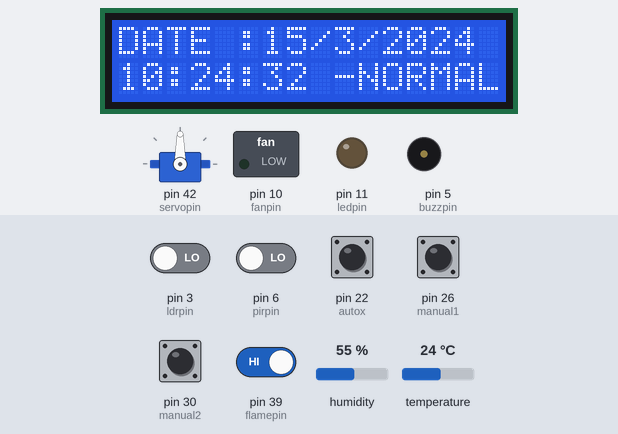
Bench run of a sketch on a simulated Arduino Mega 2560, built with avr-gcc and run on an emulated ATmega2560. Parts: servo, 16×2 character LCD, switched loads named in the sketch (green lamp = pin HIGH), output pins drawn as LEDs (lit = HIGH), buzzer (waves = sounding, pin HIGH). The inputs (shaded band) are chosen by the test bench; at power-on: pin 22 (autox), pin 26 (manual1), pin 30 (manual2), pin 39 (flamepin) HIGH, pin 3 (ldrpin), pin 6 (pirpin) LOW, temperature 24 °C, humidity 55 %. The local clock reads 2024-03-15 10:24:30 at power-on unless the sketch sets it; what the sketch prints to the serial monitor is not drawn.

Above: at 3.2 s.
3.3 s: pin 6 (pirpin) driven HIGH
At 11.5 s:
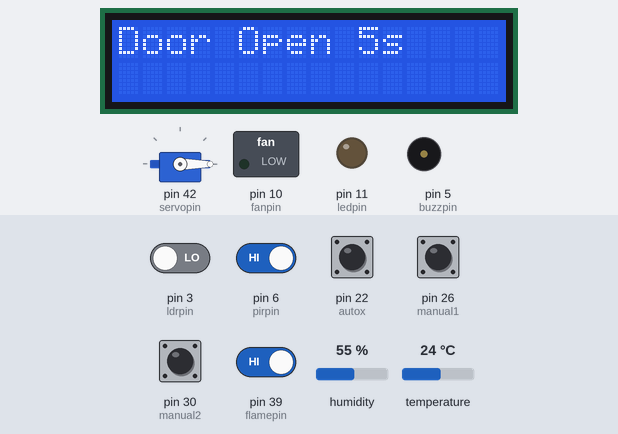
12.7 s: temperature set to 29 °C
At 16.7 s:
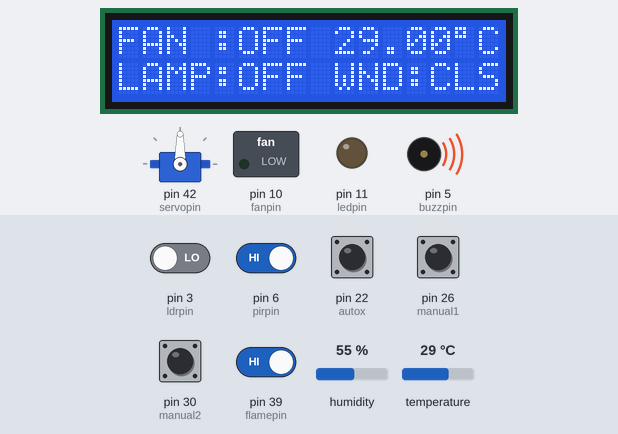
22.9 s: temperature set to 32 °C
At 29.9 s:
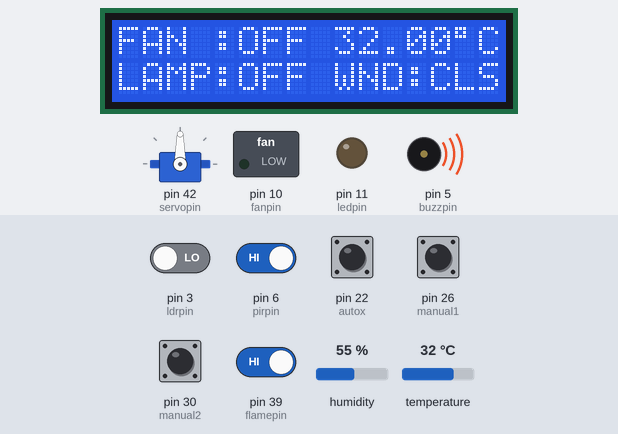
31.5 s: pin 3 (ldrpin) driven HIGH
At 38.1 s:
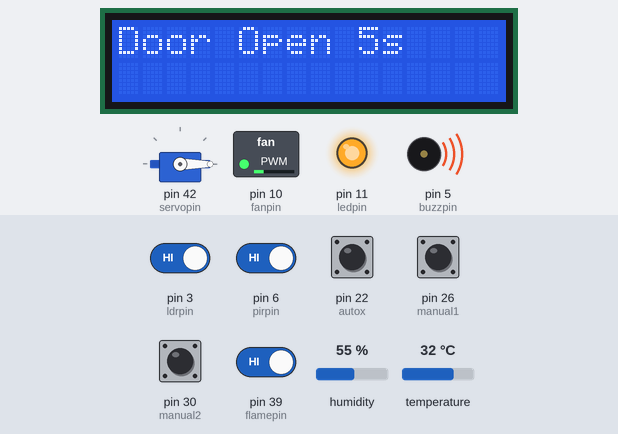
41.7 s: pin 30 (manual2) pulled LOW for 1.6 s
At 44.0 s:
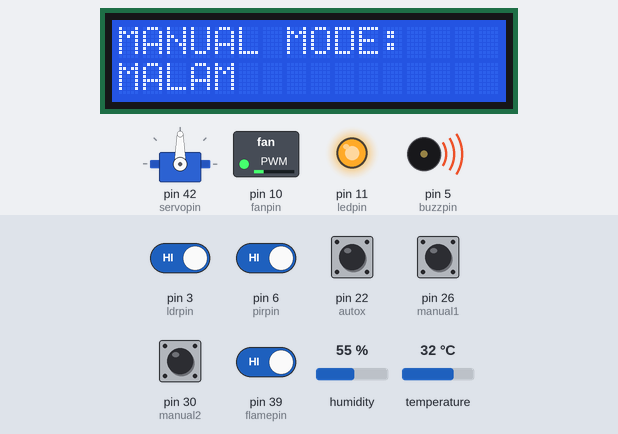
48.3 s: pin 39 (flamepin) driven LOW
At 55.7 s:
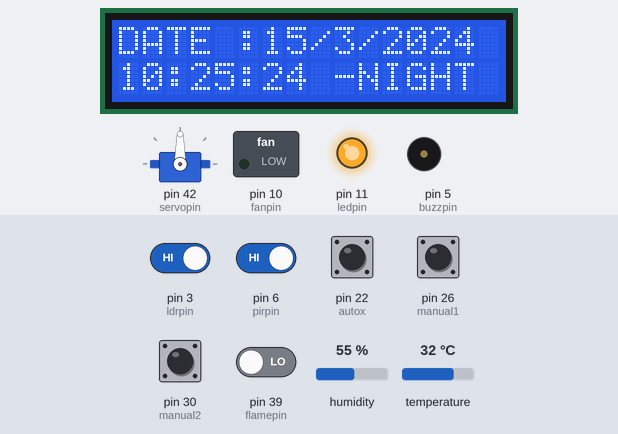
Timing chart, 0 to 57.2 s (numbered marks = the images above; inputs shaded):
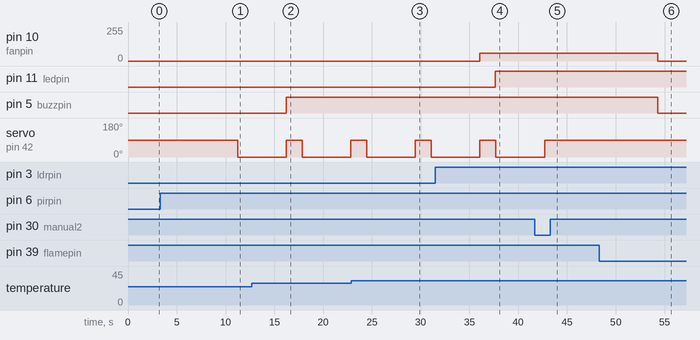

Measured:
- after the input at 3.3 s, pin 5 (buzzpin): stays LOW (without the input it goes to HIGH after 7.9 s); servo on pin 42 (servopin): 90° → 0° after 7.9 s; the display: first differs from a run without the input after 7.9 s (image 1)
- after the input at 31.5 s, pin 11 (ledpin): LOW → HIGH after 6.2 s
- after the input at 41.7 s, servo on pin 42 (servopin): goes on until 42.7 s, then stays 90°; the display: changes after 1.0 s (image 5)
- after the input at 48.3 s, pin 5 (buzzpin): HIGH → LOW after 6.0 s
- what the display in image 2 shows lasts 0.5 s, from 16.3 s to 16.8 s
- what the display in image 6 shows lasts 1.0 s, from 54.9 s to 55.9 s

The sketch:

smart_class.ino
```cpp
#include "pinku.h"
#include <Servo.h>
#include <LiquidCrystal_I2C.h>
#include <Wire.h>
#include "DHT.h"
#include "RTClib.h"

//Mode Selected
#define btnAuto digitalRead(autox)
#define btnManual1 digitalRead(manual1)
#define btnManual2 digitalRead(manual2)

RTC_DS3231 rtc;
DHT dht(pin_suhu, type_suhu);
LiquidCrystal_I2C lcd(0x27, 16, 2);
Servo myservo;

bool statusFan, statusLamp, statusMtr, isNight;
bool isWindowsOpen;
bool useRTC = true;

float statusTemp;
String viewStatus(bool val, bool isMotorMode = false);
int date[3];
int times[3];

//Config
float hot = 30.00;
int servoOpen = 0, servoClose = 90;
int timeWindows=7500;

void setup() {
  // put your setup code here, to run once:
  Serial.begin(9600);

  //Selected Mode
  pinMode(autox, INPUT_PULLUP);
  pinMode(manual1, INPUT_PULLUP);
  pinMode(manual2, INPUT_PULLUP);

  pinMode(pirpin, INPUT);
  pinMode(flamepin, INPUT);
  pinMode(ldrpin, INPUT);
  pinMode(ledpin, OUTPUT);
  pinMode(buzzpin, OUTPUT);
  pinMode(fanpin, OUTPUT);

  rtc.begin();
  if (rtc.lostPower()) {
    Serial.println("RTC lost power, let's set the time!");
    // When time needs to be set on a new device, or after a power loss, the
    // following line sets the RTC to the date & time this sketch was compiled
    rtc.adjust(DateTime(F(__DATE__), F(__TIME__)));
    // This line sets the RTC with an explicit date & time, for example to set
    // January 21, 2014 at 3am you would call:
    // rtc.adjust(DateTime(2014, 1, 21, 3, 0, 0));
  }

  myservo.attach(servopin);
  dht.begin();
  runDefault();

  //LCD
  lcd.init();
  lcd.backlight();
  Serial.println(isDark());
  //  fanON();
  welcomeLCD();
  fanOFF();

  //  windowsClose();
  //  windowsOpen();
  //  while(1);
}

void loop() {
  // put your main code here, to run repeatedly:
  statusTemp = getTemp();
  DateTime now = rtc.now();
  date[0] = now.day();
  date[1] = now.month();
  date[2] = now.year();
  times[0] = now.hour();
  times[1] = now.minute();
  times[2] = now.second();

  if (useRTC) {
    if (times[0] >= 7 && times[0] <= 15) isNight = false;
    else isNight = true;
  };

  //Print Date
  for (int i; i < 3; i++) {
    Serial.print(date[i]);
    if (i == 2)Serial.println();
    else Serial.print('/');
  }
  //Print Time
  for (int i; i < 3; i++) {
    Serial.print(times[i]);
    if (i == 2)Serial.println();
    else Serial.print(':');
  }

  viewLCD();
  if (isNight) {
    nightMode();
  } else {
    normalMode();
  }


  if (!btnAuto) {
    lcd.clear();
    lcd.setCursor(0, 0);
    lcd.print("AUTO MODE:");
    lcd.setCursor(0, 1);
    lcd.print("byRTC");
    useRTC = true;
    delay(2500);
    lcd.clear();
  }
  if (!btnManual1) {
    lcd.clear();
    lcd.setCursor(0, 0);
    lcd.print("MANUAL MODE:");
    lcd.setCursor(0, 1);
    lcd.print("PAGI-SORE");
    useRTC = false;
    isNight = false;
    delay(2500);
    lcd.clear();
  }
  if (!btnManual2) {
    lcd.clear();
    lcd.setCursor(0, 0);
    lcd.print("MANUAL MODE:");
    lcd.setCursor(0, 1);
    lcd.print("MALAM");
    useRTC = false;
    isNight = true;
    delay(2500);
    lcd.clear();
  }
  // is Room in Danger
  if (isDanger()) {
    buzzON();
  } else {
    buzzOFF();
  }

  //DEBUG
  Serial.print("LDR:"); Serial.println(isDark());
  Serial.print("PIR:"); Serial.println(isPerson());
  Serial.print("USERTC-SIANG-MALAM-");
  Serial.print(!btnAuto); Serial.print(!btnManual1); Serial.println(!btnManual2);
}
void welcomeLCD() {
  lcd.clear();
  lcd.setCursor(0, 0);
  lcd.print("Starting...");
  lcd.setCursor(0, 1);
  lcd.print("Smart Classroom");
  delay(2000);
  lcd.clear();

}
void doorOpen() {
  lcd.clear();
  myservo.write(servoOpen);
  lcd.print("Door Open 5s");
  delay(5000);
  doorClose();
  lcd.clear();

}
void doorClose() {
  myservo.write(servoClose);
}
void ledON() {
  digitalWrite(ledpin, HIGH);
  statusLamp = true;
}
void ledOFF() {
  digitalWrite(ledpin, LOW);
  statusLamp = false;
}
void buzzON() {
  digitalWrite(buzzpin, HIGH);
}
void buzzOFF() {
  digitalWrite(buzzpin, LOW);
}
void fanON() {
  statusFan = true;
 analogWrite(fanpin, 60);
}
void fanOFF() {
  statusFan = false;
  analogWrite(fanpin, 0);
}
void windowsStop() {
  digitalWrite(mtrIN1, LOW);
  digitalWrite(mtrIN2, LOW);
}
void windowsClose() {
  lcd.clear();
  lcd.setCursor(0, 0);
  lcd.print("Warning:");
  lcd.setCursor(0, 1);
  lcd.print("WindowsIsClose");

  digitalWrite(mtrIN1, HIGH);
  digitalWrite(mtrIN2, LOW);
  delay(timeWindows);
  windowsStop();
  isWindowsOpen = false;

  lcd.clear();
}
void windowsOpen() {
  lcd.clear();
  lcd.setCursor(0, 0);
  lcd.print("Warning:");
  lcd.setCursor(0, 1);
  lcd.print("WindowsIsOpen");

  digitalWrite(mtrIN1, LOW);
  digitalWrite(mtrIN2, HIGH);
  delay(timeWindows);
  windowsStop();
  isWindowsOpen = true;

  lcd.clear();
}

bool isDark() {
  return digitalRead(ldrpin);
}
bool isDanger() {
  return digitalRead(flamepin);
}
bool isPerson() {
  return digitalRead(pirpin);
}
void runDefault() {
  doorClose();
  ledOFF();
  buzzOFF();
  fanOFF();

}
String viewStatus(bool val, bool isMotorMode) {
  if (isMotorMode) {
    if (val)return "OPN";
    else return "CLS";
  }
  if (val) return "ON ";
  else return "OFF";
}
float getTemp() {
  float val = dht.readTemperature();
  return val;
}
void viewLCD() {

  lcd.setCursor(0, 0);
  lcd.print("FAN :");
  lcd.print(viewStatus(statusFan));

  lcd.setCursor(0, 1);
  lcd.print("LAMP:");
  lcd.print(viewStatus(statusLamp));

  lcd.setCursor(9, 0);
  lcd.print(statusTemp);
  lcd.print((char)223);
  lcd.print("C");

  lcd.setCursor(9, 1);
  lcd.print("WND:");
  lcd.print(viewStatus(statusMtr, 1));
  delay(500);

  lcd.clear();
  lcd.setCursor(0, 0);
  lcd.print("DATE :");
  lcd.print(date[0]); lcd.print("/");
  lcd.print(date[1]); lcd.print("/");
  lcd.print(date[2]);

  lcd.setCursor(0, 1);
  String mode = "-NORMAL";
  if (isNight)mode = "-NIGHT";
  lcd.print(times[0]); lcd.print(":");
  lcd.print(times[1]); lcd.print(":");
  lcd.print(times[2]); lcd.print(" ");
  lcd.print(mode);
  delay(1000);
  lcd.clear();

}
void nightMode() {
  if (isWindowsOpen)windowsClose();
  ledON();

  doorClose();
//  buzzOFF();
  fanOFF();
}
void normalMode() {
  if (!isWindowsOpen)windowsOpen();

  //Room is Dark
  if (isDark()) {
    ledON();
    statusLamp = true;
  } else {
    ledOFF();
    statusLamp = false;
  }

  //Pir Detected
  if (isPerson()) {
    doorOpen();
  } else {
    doorClose();
  }

  //is Room is Hot
    if ( statusTemp > hot)fanON();
    else fanOFF();


}
```

pinku.h
```cpp
//INPUT
#define pirpin 6
#define flamepin 39
#define ldrpin 3

//Button AUTO & MANUAL
#define autox 22
#define manual1 26 //siang
#define manual2 30

//OUTPUT
#define ledpin 11
#define buzzpin 5
#define fanpin 10

//SERVO
#define servopin 42

//DHT
#define pin_suhu 24
#define type_suhu DHT11

//MTR
#define mtrIN1 8
#define mtrIN2 9
```
